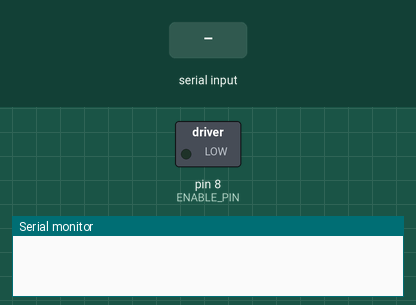
This sketch was run on a simulated Arduino Uno, built with avr-gcc and run on an emulated ATmega328P. Parts: switched loads named in the sketch (green lamp = pin HIGH), the last lines printed to the serial monitor. Inputs (shaded band) come from the test bench.

Above: at 1.2 s.
1.3 s: "h\n" received over Serial
2.8 s: "Z\n" received over Serial
At 5.6 s:
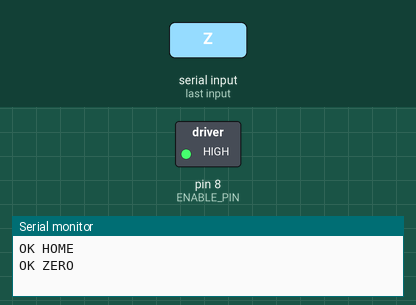
5.8 s: "P\n" received over Serial
Timing chart, 0 to 8.8 s (numbered marks = the images above; inputs shaded):
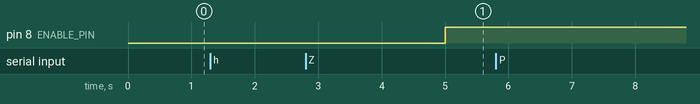

The sketch:

arduino_pantilt.ino
```cpp
/*
 * camerafollow -- DIY pan/tilt head firmware
 *
 * Two stepper motors on STEP/DIR drivers (A4988, DRV8825, TMC2209...), driven
 * as continuous velocity. Speaks the simple line protocol used by
 * camerafollow.backends.serial_head:
 *
 *   V <pan> <tilt>\n    velocities in [-1, 1]   ->  (no reply)
 *   S\n                 immediate stop          ->  "OK STOP"
 *   H\n                 return to home (zero)   ->  "OK HOME"
 *   P\n                 ping                    ->  "OK <fw version>"
 *   Z\n                 set current position as home  ->  "OK ZERO"
 *
 * WIRING (adjust the pins below to taste)
 *   PAN  driver   STEP -> D2    DIR -> D5
 *   TILT driver   STEP -> D3    DIR -> D6
 *   both drivers  EN   -> D8    (active LOW; released when idle)
 *   driver GND    -> Arduino GND        <- do not skip this
 *   motor supply  12V, common ground with the Arduino
 *
 * Requires the AccelStepper library (Library Manager -> "AccelStepper").
 *
 * TWO SAFETY BEHAVIOURS, both deliberately in firmware rather than on the host,
 * because firmware is the side that keeps working when the host does not:
 *
 *  1. WATCHDOG. No command for WATCHDOG_MS and the motors stop. If the host
 *     process dies or the USB cable is pulled mid-pan, the camera stops instead
 *     of slewing into its end stop for the rest of the service.
 *
 *  2. ACCELERATION LIMIT. A stepper commanded to change speed instantly skips
 *     steps, and a skipped step is a permanently lost zero. The host limits
 *     acceleration too, but this is the layer that must not be bypassable.
 */

#include <AccelStepper.h>

// ---------------------------------------------------------------- pins ----
const uint8_t PAN_STEP  = 2;
const uint8_t PAN_DIR   = 5;
const uint8_t TILT_STEP = 3;
const uint8_t TILT_DIR  = 6;
const uint8_t ENABLE_PIN = 8;   // active LOW

// ------------------------------------------------------------- tuning ----
// Steps per second at full commanded velocity (1.0). Start low and raise it
// until the motion is as fast as you need; too high and the motor stalls with
// a buzz instead of turning.
const float PAN_MAX_SPS  = 1600.0f;
const float TILT_MAX_SPS =  900.0f;

// Steps per second per second. This is the ease-in/ease-out of the move.
const float PAN_ACCEL_SPS2  = 3000.0f;
const float TILT_ACCEL_SPS2 = 1800.0f;

// Soft limits in steps from home. Prevents winding the cable off the camera.
// Set to 0 to disable an axis limit.
const long PAN_LIMIT  = 0;
const long TILT_LIMIT = 4000;

const unsigned long WATCHDOG_MS = 300;
const unsigned long IDLE_RELEASE_MS = 5000;  // de-energise coils when parked

const char FW_VERSION[] = "camerafollow-pantilt 1.0";

// --------------------------------------------------------------- state ----
AccelStepper panMotor(AccelStepper::DRIVER, PAN_STEP, PAN_DIR);
AccelStepper tiltMotor(AccelStepper::DRIVER, TILT_STEP, TILT_DIR);

float panTarget = 0.0f, tiltTarget = 0.0f;   // commanded, normalised
float panSpeed  = 0.0f, tiltSpeed  = 0.0f;   // actual, steps/sec
unsigned long lastCommandMs = 0;
unsigned long lastUpdateUs = 0;
unsigned long stoppedSinceMs = 0;
bool homing = false;
bool enabled = false;

char lineBuf[48];
uint8_t lineLen = 0;

// ---------------------------------------------------------------- setup ---
void setup() {
  Serial.begin(115200);
  pinMode(ENABLE_PIN, OUTPUT);
  setEnabled(false);

  panMotor.setMaxSpeed(PAN_MAX_SPS);
  tiltMotor.setMaxSpeed(TILT_MAX_SPS);
  panMotor.setAcceleration(PAN_ACCEL_SPS2);
  tiltMotor.setAcceleration(TILT_ACCEL_SPS2);
  panMotor.setCurrentPosition(0);
  tiltMotor.setCurrentPosition(0);

  lastUpdateUs = micros();
  lastCommandMs = millis();
}

// ----------------------------------------------------------------- loop ---
void loop() {
  readSerial();

  unsigned long nowMs = millis();
  unsigned long nowUs = micros();
  float dt = (nowUs - lastUpdateUs) / 1000000.0f;
  if (dt <= 0.0f) dt = 0.000001f;
  lastUpdateUs = nowUs;

  // 1. watchdog
  if (nowMs - lastCommandMs > WATCHDOG_MS) {
    panTarget = 0.0f;
    tiltTarget = 0.0f;
  }

  if (homing) {
    runHoming();
    return;
  }

  // 2. acceleration-limited approach to the commanded speed
  panSpeed  = approach(panSpeed,  clampf(panTarget,  -1.0f, 1.0f) * PAN_MAX_SPS,
                       PAN_ACCEL_SPS2 * dt);
  tiltSpeed = approach(tiltSpeed, clampf(tiltTarget, -1.0f, 1.0f) * TILT_MAX_SPS,
                       TILT_ACCEL_SPS2 * dt);

  // 3. soft limits
  panSpeed  = applyLimit(panSpeed,  panMotor.currentPosition(),  PAN_LIMIT);
  tiltSpeed = applyLimit(tiltSpeed, tiltMotor.currentPosition(), TILT_LIMIT);

  bool moving = (fabs(panSpeed) > 1.0f) || (fabs(tiltSpeed) > 1.0f);
  if (moving) {
    setEnabled(true);
    stoppedSinceMs = 0;
  } else {
    if (stoppedSinceMs == 0) stoppedSinceMs = nowMs;
    if (nowMs - stoppedSinceMs > IDLE_RELEASE_MS) setEnabled(false);
  }

  panMotor.setSpeed(panSpeed);
  tiltMotor.setSpeed(tiltSpeed);
  panMotor.runSpeed();
  tiltMotor.runSpeed();
}

// -------------------------------------------------------------- helpers ---
void readSerial() {
  while (Serial.available() > 0) {
    char c = (char)Serial.read();
    if (c == '\n' || c == '\r') {
      if (lineLen > 0) {
        lineBuf[lineLen] = '\0';
        handleLine(lineBuf);
        lineLen = 0;
      }
    } else if (lineLen < sizeof(lineBuf) - 1) {
      lineBuf[lineLen++] = c;
    } else {
      lineLen = 0;  // overlong garbage; resynchronise on the next newline
    }
  }
}

void handleLine(const char *line) {
  lastCommandMs = millis();
  switch (line[0]) {
    case 'V': case 'v': {
      float p = 0.0f, t = 0.0f;
      if (sscanf(line + 1, "%f %f", &p, &t) == 2) {
        panTarget = p;
        tiltTarget = t;
        homing = false;
      }
      break;                       // hot path: no reply, keeps the link quiet
    }
    case 'S': case 's':
      panTarget = tiltTarget = 0.0f;
      panSpeed = tiltSpeed = 0.0f;
      homing = false;
      Serial.println("OK STOP");
      break;
    case 'H': case 'h':
      homing = true;
      panTarget = tiltTarget = 0.0f;
      panMotor.moveTo(0);
      tiltMotor.moveTo(0);
      setEnabled(true);
      Serial.println("OK HOME");
      break;
    case 'Z': case 'z':
      panMotor.setCurrentPosition(0);
      tiltMotor.setCurrentPosition(0);
      Serial.println("OK ZERO");
      break;
    case 'P': case 'p':
      Serial.print("OK ");
      Serial.println(FW_VERSION);
      break;
    default:
      Serial.println("ERR");
      break;
  }
}

void runHoming() {
  panMotor.run();
  tiltMotor.run();
  if (panMotor.distanceToGo() == 0 && tiltMotor.distanceToGo() == 0) {
    homing = false;
    panSpeed = tiltSpeed = 0.0f;
  }
}

float approach(float current, float target, float maxDelta) {
  float delta = target - current;
  if (delta >  maxDelta) delta =  maxDelta;
  if (delta < -maxDelta) delta = -maxDelta;
  return current + delta;
}

float applyLimit(float speed, long position, long limit) {
  if (limit <= 0) return speed;                       // axis unlimited
  if (position >=  limit && speed > 0) return 0.0f;
  if (position <= -limit && speed < 0) return 0.0f;
  return speed;
}

float clampf(float v, float lo, float hi) {
  return v < lo ? lo : (v > hi ? hi : v);
}

void setEnabled(bool on) {
  if (on == enabled) return;
  enabled = on;
  digitalWrite(ENABLE_PIN, on ? LOW : HIGH);   // drivers are active LOW
}
```
